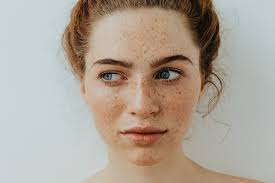
#> input picture opencv_test/image/face.jpeg, 275 x 183 px
$ python opencv_test1.py
#> lines starting #> are read from the running program, lines starting #| are printed output that depends on the picture
import cv2
import numpy as np

print(cv2.__version__)
image = cv2.imread('image/face.jpeg', cv2.IMREAD_UNCHANGED)
#> image is the input picture: shape (183, 275, 3); mean B, G, R 152.1, 164.2, 175
height, width, channel = image.shape
#> height = 183; width = 275; channel = 3
print(height)
#| 183
print(width)
#| 275
print(channel)
#| 3
# 변환
image_flip = cv2.flip(image, 0)
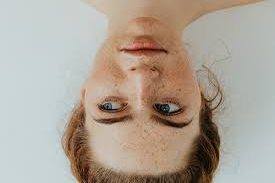
#> image_flip: shape (183, 275, 3); mean B, G, R 152.1, 164.2, 175
image_flip2 = cv2.flip(image, 1)
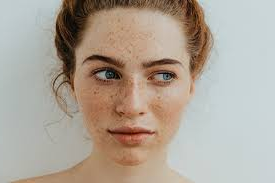
#> image_flip2: shape (183, 275, 3); mean B, G, R 152.1, 164.2, 175
# 회전
matrix = cv2.getRotationMatrix2D((width/2, height/2), 45, 1)
image_rotate = cv2.warpAffine(image, matrix, (width, height))
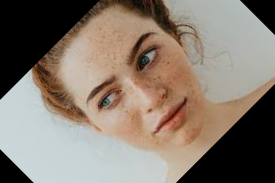
#> image_rotate: shape (183, 275, 3); mean B, G, R 110.8, 122.5, 134.6
# 색상변환
image_gray = cv2.cvtColor(image, cv2.COLOR_BGR2GRAY)
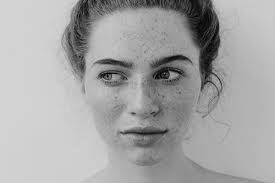
#> image_gray: shape (183, 275); min 1, max 213, mean 166.1

cv2.imshow('imagewindow1', image)
# cv2.imshow('imagewindow2', image_flip)
# cv2.imshow('imagewindow3', image_flip2)
cv2.imshow('imagewindow2', image_rotate)
cv2.imshow('imagewindow3', image_gray)
cv2.waitKey(0)
cv2.destroyAllWindows()
